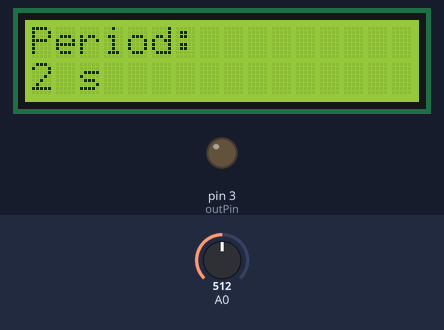
This sketch was run on a simulated Arduino Uno, built with avr-gcc and run on an emulated ATmega328P. On the bench: 16×2 character LCD, output pins drawn as LEDs (lit = HIGH). The inputs (shaded band) are chosen by the test bench; at power-on: A0 = 512.

Above: at 1.2 s.
1.3 s: A0 set to 348
At 1.79 s:
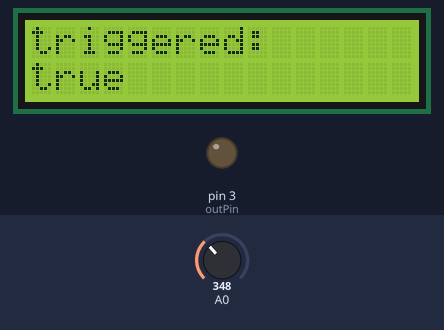
4.3 s: A0 set to 318
At 5.6 s:
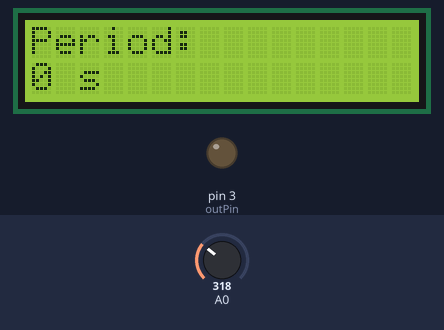
7.3 s: A0 set to 716
At 7.9 s:
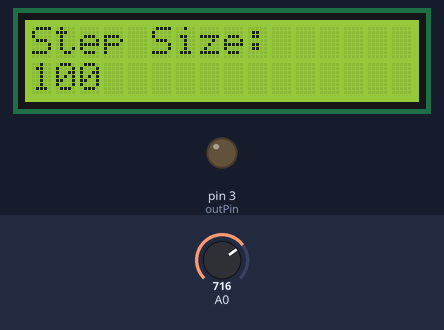
10.3 s: A0 set to 532
11.8 s: A0 set to 513
At 12.9 s:
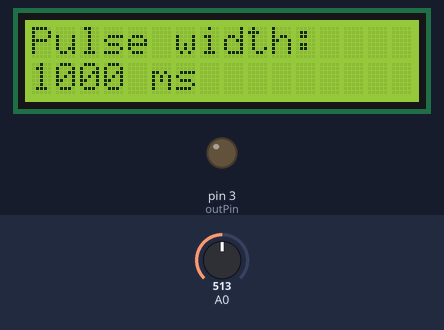
14.8 s: A0 set to 323
Timing chart, 0 to 17.8 s (numbered marks = the images above; inputs shaded):
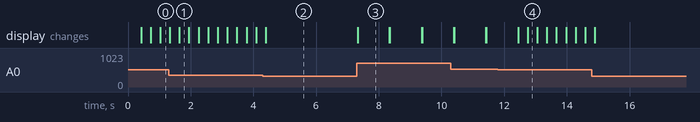

Measured:
- the behaviour switches between 333 and 332 on A0 (found by bisection; images 1 and 2)
- the behaviour switches between 525 and 524 on A0 (found by bisection; images 3 and 4)
- after the input at 7.3 s, the display: changes at once (image 3)
- what the display in image 3 shows lasts 1.0 s, from 7.3 s to 8.3 s

The sketch:

AutoShutter.ino
```cpp
/* Auto Shutter for the Leica Lamp
 * The button has been connected to the outside via two bananaplugs
 * This program aims to allow the user to set the following properties
 * - Pulse width
 * - Period
 * - Triggerd / Continuous
 *
 *
 * Buttons give the following input on analog 0
 * right - 0
 * up - 99
 * down - 255
 * left - 410
 * select - 640
 * idle - 1023
 * switchpoints: 50 177 333 525 832
 */


// include the library code:
#include <LiquidCrystal.h>
#define debug false
#define inPin 2  //Digital pin 2
#define outPin 3 //Digital pin 3
boolean event;
boolean firstrun;
boolean lightOn; //is the light on?
unsigned long lightStartTime;
unsigned long lightStopTime;
byte button;
char emptyString[16] = "                ";
int currentSettings[3];
int currentSelection;
int delayTime;
int steps[4]={1,10,100,1000};
int currentStep;
// initialize the library with the numbers of the interface pins
LiquidCrystal lcd(8, 9, 4, 5, 6, 7);

void setup() {
  pinMode(inPin,INPUT_PULLUP);
  pinMode(outPin,OUTPUT);
  currentSelection=0;
  currentSettings[0] = 1000; //ms pulsewidth
  currentSettings[1] = 2; //s period
  currentSettings[2] = 1;    //triggered
  currentStep = 1;
  lightStopTime=millis();
  lightOn=false;
  delayTime=200;
  firstrun=true;
  // set up the LCD's number of columns and rows:
  lcd.begin(16, 2);
  // Print a message to the LCD.
  lcd.print("Welcome");
}

void loop() {
  button=getButton(analogRead(0));
  event = true;
  switch(button) {
    case 0: //right
      currentSelection=currentSelection+1;
      if(debug){
        lcd.setCursor(0, 0);lcd.print(emptyString);
        lcd.setCursor(0, 0);lcd.print("RightButton:");
        lcd.setCursor(0, 1);lcd.print(emptyString);
        lcd.setCursor(0, 1);lcd.print(String(currentSelection));
        delay(1000);
      }
      break;
    case 1: //up
      if(currentSelection==2){
        currentSettings[currentSelection]=currentSettings[currentSelection]+1;
        if (currentSettings[2]==2){currentSettings[2]=0;}
        if (currentSettings[2]==1){lightStopTime=millis();}//startTriggeredMode
      } else {
        currentSettings[currentSelection]=currentSettings[currentSelection]+steps[currentStep];
        if(currentSettings[currentSelection]<0){currentSettings[currentSelection]=32767;}
      }
      break;
    case 2: //down
      if(currentSelection==2){
        currentSettings[currentSelection]=currentSettings[currentSelection]-1;
        if (currentSettings[2]==-1){currentSettings[2]=1;}
        if (currentSettings[2]==1){lightStopTime=millis();}//startTriggeredMode
      } else {
        currentSettings[currentSelection]=currentSettings[currentSelection]-steps[currentStep];
        if(currentSettings[currentSelection]<0){currentSettings[currentSelection]=0;}
      }
      break;
    case 3: //left
      currentSelection=currentSelection-1;
      if(debug){
        lcd.setCursor(0, 0);lcd.print(emptyString);
        lcd.setCursor(0, 0);lcd.print("LeftButton:");
        lcd.setCursor(0, 1);lcd.print(emptyString);
        lcd.setCursor(0, 1);lcd.print(String(currentSelection));
        delay(1000);
      }
      break;
    case 4: //selection
      currentStep++;
      if(currentStep>3){currentStep=0;}
      lcd.setCursor(0, 0);lcd.print(emptyString);
      lcd.setCursor(0, 0);lcd.print("Step Size:");
      lcd.setCursor(0, 1);lcd.print(emptyString);
      lcd.setCursor(0, 1);lcd.print(String(steps[currentStep]));
      delay(1000);
      break;
    case 5: //idle
      event = false;
      break;
  }
  if(firstrun){firstrun=false;event=true;}
  if (event){
    if (currentSettings[2]==-1){currentSettings[2]=1;}
    if (currentSelection==3){currentSelection=0;}
    if (currentSelection==-1){currentSelection=2;}
    if(debug){
      lcd.setCursor(0, 0);lcd.print(emptyString);
      lcd.setCursor(0, 0);lcd.print("Selection:");
      lcd.setCursor(0, 1);lcd.print(emptyString);
      lcd.setCursor(0, 1);lcd.print(String(currentSelection));
      delay(1000);
    }
    if(debug){Serial.println("current selection = "+currentSelection);}
    switch(currentSelection){
      case 0:
        lcd.setCursor(0, 0);lcd.print(emptyString);
        lcd.setCursor(0, 0);lcd.print("Pulse width: ");
        lcd.setCursor(0, 1);lcd.print(emptyString);
        lcd.setCursor(0, 1);lcd.print(String(currentSettings[0])+" ms");
        break;
      case 1:
        lcd.setCursor(0, 0);lcd.print(emptyString);
        lcd.setCursor(0, 0);lcd.print("Period: ");
        lcd.setCursor(0, 1);lcd.print(emptyString);
        lcd.setCursor(0, 1);lcd.print(String(currentSettings[1])+" s");
        break;
      case 2:
        lcd.setCursor(0, 0);lcd.print(emptyString);
        lcd.setCursor(0, 0);lcd.print("triggered: ");
        lcd.setCursor(0, 1);lcd.print(emptyString);
        if (currentSettings[2]==1){
          lcd.setCursor(0, 1);lcd.print("true");
        }else{
          lcd.setCursor(0, 1);lcd.print("false");
        }
        break;
    }
    delay(delayTime);
    if(getButton(analogRead(0))!=5){ //still pressed
      delayTime=10;
    }
  }else{ //no event so let's see how the pulse is doing
    delayTime=200;
    if(lightOn){ //light is on, check if enough time has passed to turn it off
      if((millis()-lightStartTime)>=currentSettings[0]){
          digitalWrite(outPin,LOW);
          lightOn=false;
          emptyString[15]=32;
          lightStopTime=millis();
      }
    } else { //light is off, check either the trigger, or if enough time has passed to turn it back on
      if(currentSettings[2]){ //triggered
        if(digitalRead(inPin)==LOW&&(!lightOn)&&((millis()-lightStopTime)>500)){
          lightStartTime=millis();
          digitalWrite(outPin,HIGH);
          lightOn=true;
          emptyString[15]=219;
        }
      }else{ //automatic
        if((millis()-lightStopTime)>=((1000*currentSettings[1])-currentSettings[0])){
          lightStartTime=millis();
          digitalWrite(outPin,HIGH);
          lightOn=true;
          emptyString[15]=219;
        }
      }
    }
  }
}

byte getButton(int input){
  if (input<50){
    return 0;
  }else if (input<177){
    return 1;
  }else if (input<333){
    return 2;
  }else if (input<525){
    return 3;
  }else if (input<832){
    return 4;
  }else{
    return 5;
  }
}
```
